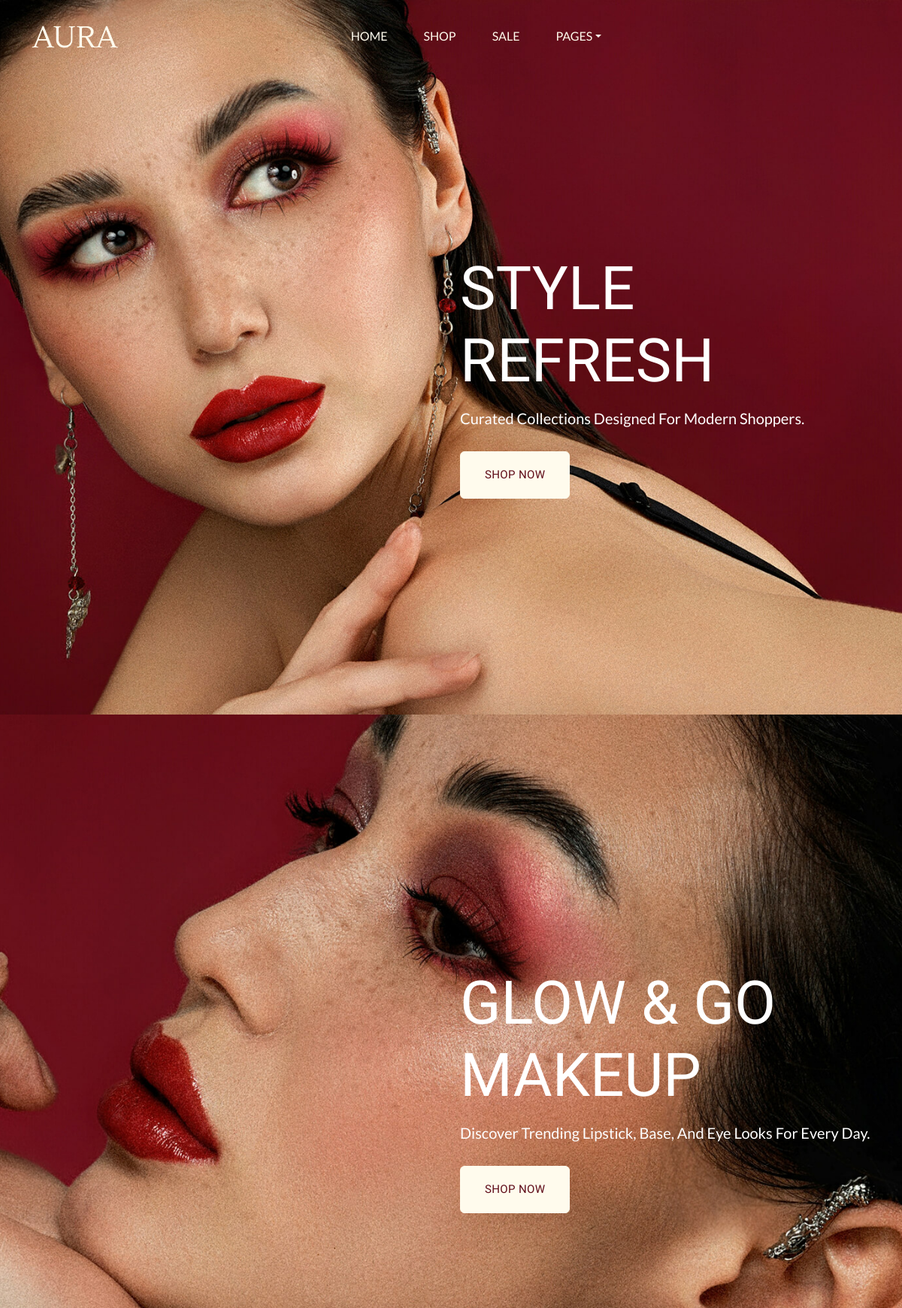
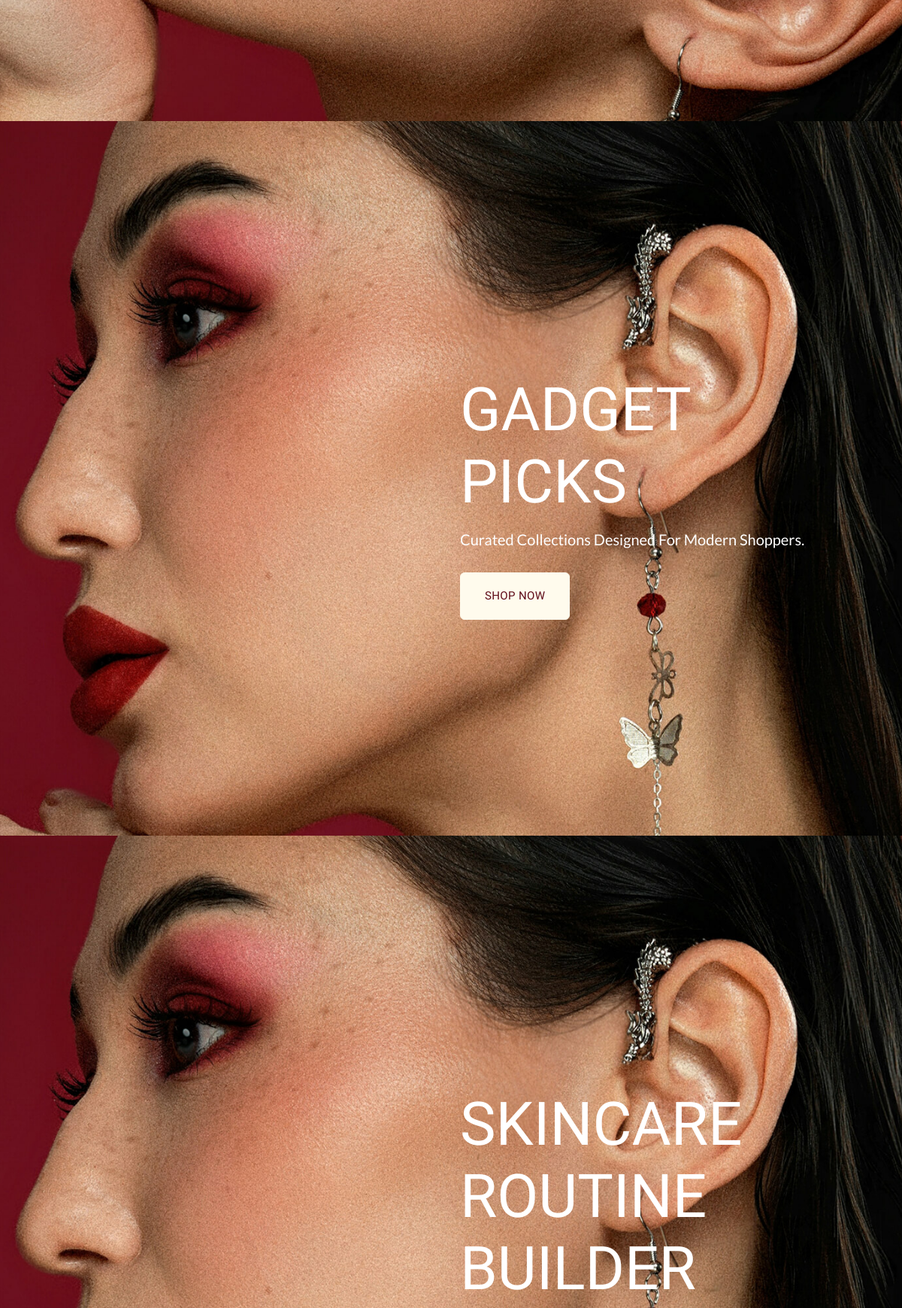
The page / (upper part) on the database its author committed (2 pictures, top to bottom).
### core/models.py (models this page shows, shortened)
class HeroSlide(models.Model):
    title = models.CharField(max_length=120)
    subtitle = models.CharField(max_length=255, blank=True)
    cta_text = models.CharField(max_length=40, default='Shop Now')
    cta_url = models.CharField(max_length=255, default='/shop/')
    accent_label = models.CharField(max_length=40, blank=True, help_text='Example: Up to 38% Off')
    image = models.ImageField(upload_to='hero/', blank=True, null=True)
    bg_color = models.CharField(max_length=20, default='#eef6ff')
    order = models.PositiveIntegerField(default=0)
    is_active = models.BooleanField(default=True)
    class Meta:
        ordering = ['order', 'id']

### core/views.py (the view)
# urls.py: path('', views.home, name='home'),
def home(request):
    sections = get_home_sections()
    popular_categories = list(Category.objects.filter(is_featured=True)[:10])
    popular_categories_data = [
        {
            'category': category,
            'image_url': get_category_image(category),
        }
        for category in popular_categories
    ]
    context = {
        'search_form': SearchForm(request.GET or None),
        'home_sections': sections,
        'hero_slides': HeroSlide.objects.filter(is_active=True),
        'hero_right_banners': PromoBanner.objects.filter(group='hero_right', is_active=True)[:3],
        'popular_categories': popular_categories,
        'popular_categories_data': popular_categories_data,
        'daily_deals': Product.objects.filter(is_active=True, is_daily_deal=True).select_related('category').order_by('-created_at')[:8],
        'new_collection': Product.objects.filter(is_active=True, is_new=True).select_related('category').order_by('-created_at')[:8],
        'collection_showcase': Product.objects.filter(is_active=True, collection_label__iexact='Signature').select_related('category').order_by('-created_at')[:8] or Product.objects.filter(is_active=True, is_featured=True).select_related('category')[:8],
        'gadget_banners': PromoBanner.objects.filter(group='gadget', is_active=True)[:6],
        'unlimited_banners': PromoBanner.objects.filter(group='unlimited', is_active=True)[:4],
        'blog_posts': BlogPost.objects.filter(is_published=True)[:3],
        'deal_now': timezone.now(),
    }
    context['trending_products'] = Product.objects.filter(is_active=True, is_trending=True).select_related('category')[:4] or Product.objects.filter(is_active=True).select_related('category')[:4]
    return render(request, 'core/home.html', context)

### catalog/models.py (called while the page is built)
    def get_absolute_url(self):
        return reverse('catalog:category_detail', args=[self.slug])

    def get_absolute_url(self):
        return reverse('catalog:product_detail', args=[self.slug])

    @property
    def primary_image_url(self):
        if self.featured_image:
            return self.featured_image.url
        return self.demo_image_url

    @property
    def in_stock(self):
        return self.stock > 0

### core/models.py (called while the page is built)
    @classmethod
    def load(cls):
        obj, _ = cls.objects.get_or_create(pk=1)
        return obj

### core/views.py (called while the page is built)
def ensure_home_sections():
    for index, (key, title) in enumerate(DEFAULT_HOME_SECTIONS):
        HomeSection.objects.get_or_create(key=key, defaults={'title': title, 'order': index})

def get_home_sections():
    ensure_home_sections()
    return HomeSection.objects.order_by('order', 'id')

def get_category_image(category):
    if category.image:
        return category.image.url
    category_name = (category.name or '').lower()
    for keywords, image_url in CATEGORY_IMAGE_FALLBACKS:
        if any(keyword in category_name for keyword in keywords):
            return image_url
    return DEFAULT_CATEGORY_IMAGE

### orders/cart_utils.py (called while the page is built, shortened)
def _cart(request, create=False):
    cart = request.session.get('cart')
    if cart is None:
        cart = {}
        if create:
            request.session['cart'] = cart
    return cart

def get_cart_items(request):
    from catalog.models import Product, ProductVariant
    cart = _cart(request)
    items = []
    subtotal = Decimal('0.00')
    if not cart:
        return items, subtotal

### orders/context_processors.py (called while the page is built)
def cart_context(request):
    items, subtotal = get_cart_items(request)
    return {
        'cart_items': items,
        'cart_subtotal': subtotal,
        'cart_count': sum(item['quantity'] for item in items),
    }

### templates/core/home.html (shortened to what this page needs)
{% extends 'base.html' %}
{% block content %}
{% for section in home_sections %}
  {% if section.is_active %}
    {% if section.key == 'hero' %}{% include 'core/partials/hero_section.html' %}{% endif %}
  {% endif %}
{% endfor %}
{% endblock %}

### templates/core/partials/hero_section.html (shortened to what this page needs)
{% load static %}
<section id="hero">
  <div class="swiper slideshow">
    <div class="swiper-wrapper">
      {% for slide in hero_slides %}
      <div class="swiper-slide" style="background-image:url({% if forloop.counter == 1 %}{% static 'aura/images/banner2.jpg' %}{% elif forloop.counter == 2 %}{% static 'aura/images/banner1.jpg' %}{% else %}{% static 'aura/images/banner3.jpg' %}{% endif %}); background-repeat:no-repeat; background-position:center; background-size:cover; height:950px;">
        <div class="container padding-large">
          <div class="row justify-content-end">
            <div class="col-lg-6" data-aos="fade-up">
              <h2 class="display-1 text-uppercase text-white mt-3">{{ slide.title }}</h2>
              {% if slide.subtitle %}<p class="text-capitalize text-white fs-5 mb-4">{{ slide.subtitle }}</p>{% endif %}
              <a href="{{ slide.cta_url|default:'#' }}" class="btn btn-light">{{ slide.cta_text|default:'Shop Collection' }}</a>
            </div>
          </div>
        </div>
      </div>
      {% endfor %}
    </div>
  </div>
</section>

### static/css/styles.css (style rules this page uses)
:root { --header-height: 160px; --header-height-min: 80px; }
:root { --accent-color: #5f0b18; --dark-color: #222222; --light-dark-color: #727272; --light-color: #fffbed; --grey-color: #dbdbdb; --light-grey-color: #ffdede; --light-primary-color: #fffbed; }
:root { --body-font: "Lato", sans-serif; --heading-font: "Lustria", serif; }
body { --bs-body-bg: #fffbed; --bs-link-color: #333; --bs-link-hover-color: #333; --bs-link-color-rgb: 40, 40, 40; --bs-link-hover-color-rgb: 0, 0, 0; --bs-light-rgb: 255, 251, 237; --bs-font-sans-serif: "Lato", sans-serif; --bs-body-font-family: var(--bs-font-sans-serif); --bs-body-font-size: 1rem; --bs-body-font-weight: 400; --bs-body-line-height: 2; --bs-body-color: #503131; --bs-primary: #5f0b18; --bs-primary-rgb: 95, 11, 24; --bs-primary-bg-subtle: #FFF9EB; --bs-border-color: #F7F7F7; --bs-secondary-rgb: 230, 243, 251; --bs-success-rgb: 238, 245, 228; --bs-danger-rgb: 249, 235, 231; --bs-warning-rgb: 255, 249, 235; --bs-info-rgb: 230, 243, 250; }
.btn { --bs-btn-font-family: var(--heading-font); padding: 1.2rem 2rem; transition: all 0.3s ease-in; letter-spacing: 0.02375rem; font-size: 0.9375rem; font-weight: 400; text-transform: uppercase; }
.btn-light { --bs-btn-color: var(--accent-color); --bs-btn-bg: var(--light-color); --bs-btn-border-color: var(--light-color); --bs-btn-hover-color: var(--light-color); --bs-btn-hover-bg: var(--accent-color); --bs-btn-hover-border-color: var(--accent-color); --bs-btn-focus-shadow-rgb: 49, 132, 253; --bs-btn-active-color: var(--accent-color); --bs-btn-active-bg: var(--light-color); --bs-btn-active-border-color: var(--light-color); --bs-btn-active-shadow: inset 0 3px 5px rgba(0, 0, 0, 0.125); --bs-btn-disabled-color: var(--accent-color); --bs-btn-disabled-bg: #d3d7dd; --bs-btn-disabled-border-color: var(--light-color); }
h1, h2, h3, h4, h5, h6 { font-family: var(--heading-font); color: var(--accent-color); font-weight: 500; text-transform: capitalize; }
a { text-decoration: none; }
.padding-large { padding-top: 20rem; padding-bottom: 20rem; }
.aura-site { background: var(--light-color); }

### rows shown on the page
HeroSlide: title "STYLE REFRESH", subtitle "Curated Collections Designed For Modern Shoppers.", cta_text "SHOP NOW"
HeroSlide: title "GLOW & GO MAKEUP", subtitle "Discover Trending Lipstick, Base, And Eye Looks For Every Day.", cta_text "SHOP NOW"
HeroSlide: title "GADGET PICKS", subtitle "Curated Collections Designed For Modern Shoppers.", cta_text "SHOP NOW"
HeroSlide: title "SKINCARE ROUTINE BUILDER"
